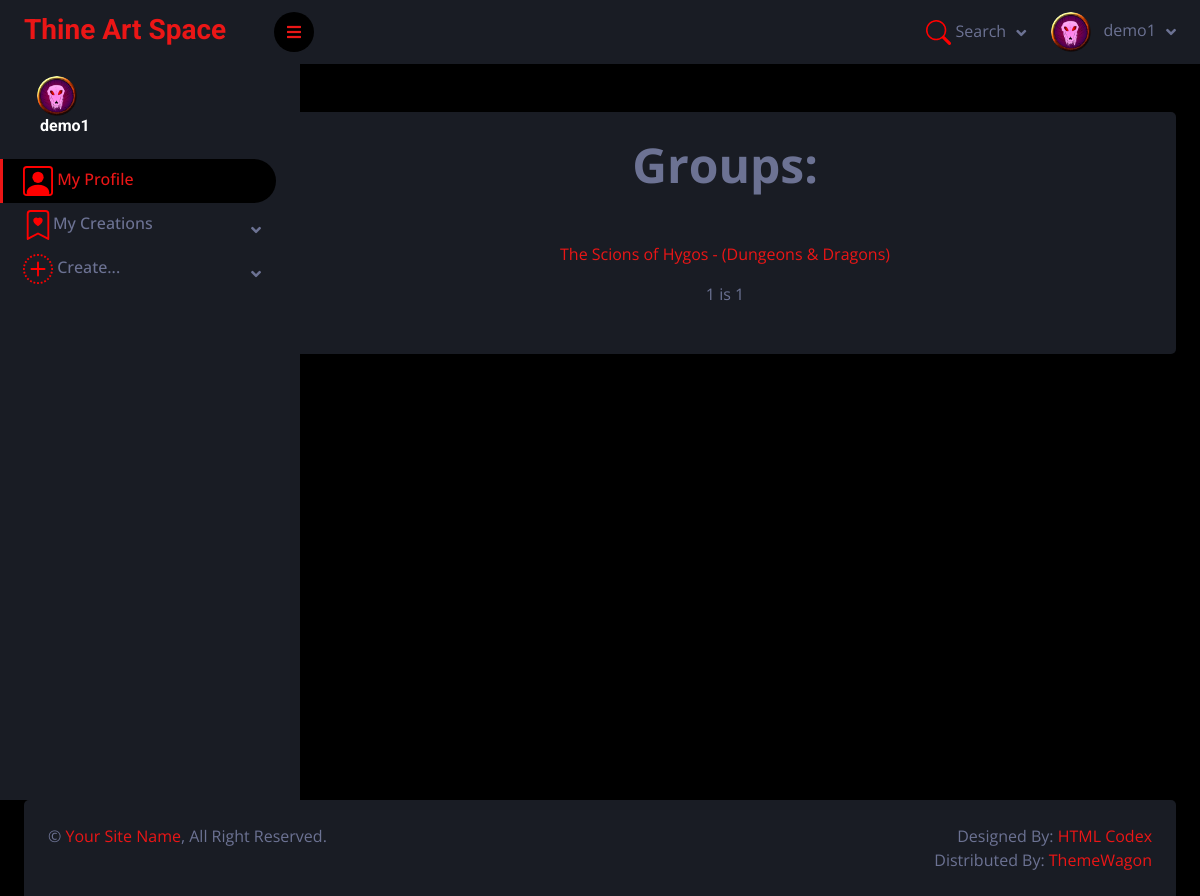
The app's page /ThineArtSpace/groups/ (signed in), older data.
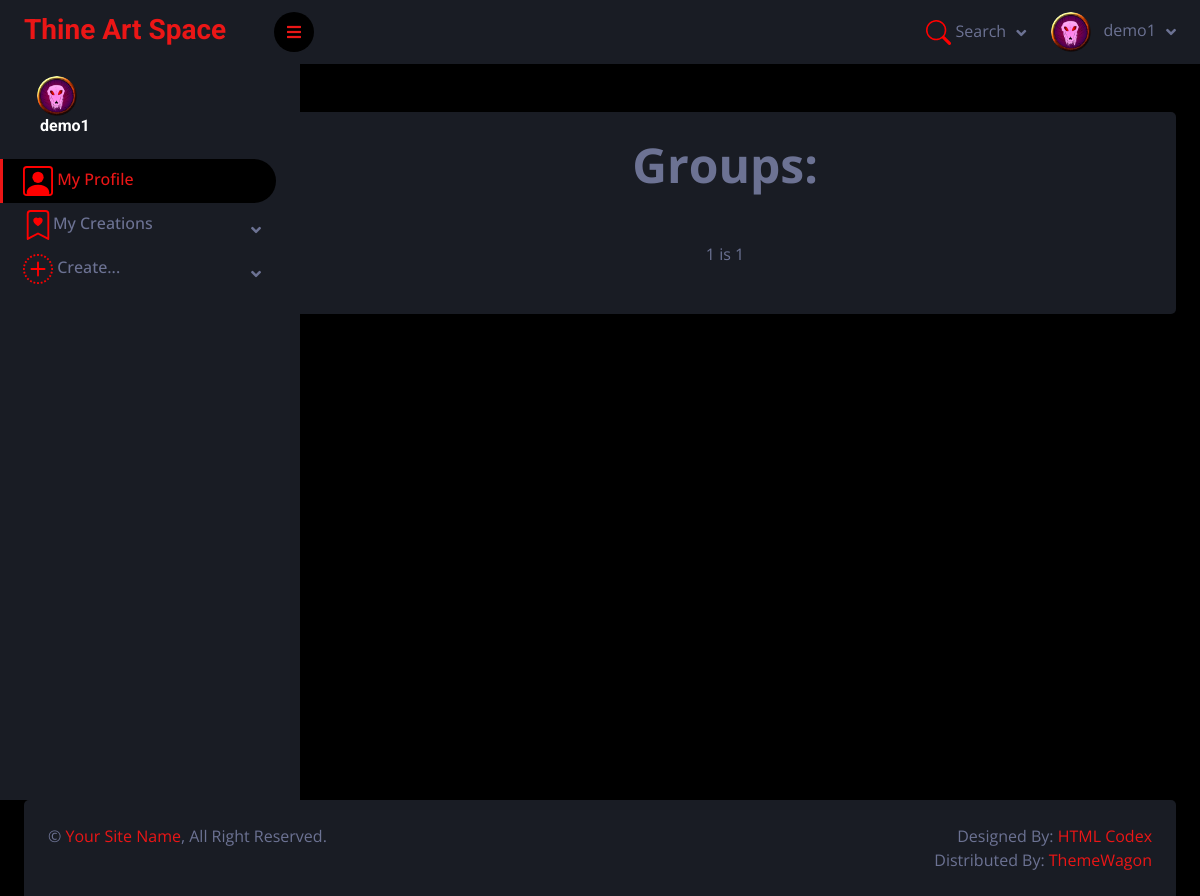
The same page, newer data.
### ThineArtSpace/models.py (models this page shows, shortened)
class Group(models.Model):
    name=models.CharField(verbose_name="Name", max_length=100)
    created_by=models.ForeignKey(to=User, on_delete=models.SET_NULL, null=True, blank=True, related_name="creator_groups")
    setting=models.ForeignKey(to=Setting, on_delete=models.SET_NULL, null=True, blank=True, related_name="setting_groups")
    description=models.TextField(verbose_name="Description")
    TAG_CHOICES = [
        ('canon', 'Canon'),
        ('fanon', 'Fanon'),
    ]
    setting_relation_tag=models.CharField(max_length=5, choices=TAG_CHOICES, default='fanon')
    parent_group=models.ForeignKey(to='self', on_delete=models.SET_NULL, null=True, blank=True, related_name="sub_groups")
    variant_of_group=models.ForeignKey(to='self', on_delete=models.SET_NULL, null=True, blank=True, related_name="variants")
    group_credit = models.TextField(verbose_name="Credit", null=True, blank=True)
    image = models.ImageField(verbose_name="Image", upload_to='groups', null=True, blank=True)
    class Meta:
        constraints=[
            models.UniqueConstraint(fields=['name', 'setting'], name='unique_group_name_setting')
        ]
        verbose_name="Group"
        verbose_name_plural="Groups"
    def __str__(self):
        if self.setting != 'null' and self.setting != 'None' and self.setting != 'blank':
            return f"{self.name} - ({self.setting.name})"
        else:
            return f'{self.name}'

class Setting(models.Model):
    name=models.CharField(verbose_name="Name", max_length=200)
    created_by = models.ForeignKey(to=User, on_delete=models.SET_NULL, null=True, blank=True, related_name="creator_settings")
    description=models.TextField(verbose_name="Description")
    parent_setting=models.ForeignKey(to='self', on_delete=models.SET_NULL, null=True, blank=True, related_name="sub_settings")
    variant_of_setting = models.ForeignKey(to='self', on_delete=models.SET_NULL, null=True, blank=True, related_name="variants")
    sett_credit = models.TextField(verbose_name="Credit", null=True, blank=True)
    class Meta:
        constraints=[
            models.UniqueConstraint(fields=['name'], name='unique_setting_name')
        ]
        verbose_name="Setting"
        verbose_name_plural="Settings"

### ThineArtSpace/views.py (the view)
# urls.py: path('groups/', UserGroupListView.as_view(), name='groups'),
class UserGroupListView(LoginRequiredMixin ,generic.ListView):
    model = Group
    template_name = "my_groups.html"
    context_object_name = "groups"
    paginate_by = 10
    def get_queryset(self):
        return Group.objects.filter(created_by=self.request.user)

### ThineArtSpace/templates/my_groups.html (shortened to what this page needs)
{% extends "base.html" %}
{% block "content" %}
<div class="display-5 pb-5">Groups:</div>
{% for group in groups %}
<a href="{{ group.pk }}"><p>{{ group }}</p></a>
{% endfor %}
    <div class="pagination">
        <span class="step-links">
            <span class="current">
                {{ page_obj.number }} is {{ page_obj.paginator.num_pages }}
            </span>
        </span>
    </div>
{% endblock %}

Row changes from the older to the newer data that the page shows:
removed Group: setting+name "The Scions of Hygos - (Dungeons & Dragons)"
